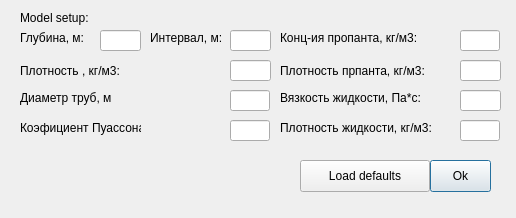
<?xml version="1.0" encoding="UTF-8"?>
<ui version="4.0">
 <class>Dialog</class>
 <widget class="QDialog" name="Dialog">
  <property name="geometry">
   <rect>
    <x>0</x>
    <y>0</y>
    <width>516</width>
    <height>218</height>
   </rect>
  </property>
  <property name="windowTitle">
   <string>Dialog</string>
  </property>
  <widget class="QLabel" name="label">
   <property name="geometry">
    <rect>
     <x>20</x>
     <y>10</y>
     <width>91</width>
     <height>16</height>
    </rect>
   </property>
   <property name="text">
    <string>Model setup:</string>
   </property>
  </widget>
  <widget class="QLineEdit" name="Lc">
   <property name="geometry">
    <rect>
     <x>100</x>
     <y>30</y>
     <width>41</width>
     <height>21</height>
    </rect>
   </property>
  </widget>
  <widget class="QLabel" name="label_2">
   <property name="geometry">
    <rect>
     <x>20</x>
     <y>30</y>
     <width>91</width>
     <height>16</height>
    </rect>
   </property>
   <property name="text">
    <string>Глубина, м:</string>
   </property>
  </widget>
  <widget class="QLabel" name="label_3">
   <property name="geometry">
    <rect>
     <x>20</x>
     <y>60</y>
     <width>131</width>
     <height>21</height>
    </rect>
   </property>
   <property name="text">
    <string>Плотность , кг/м3: </string>
   </property>
  </widget>
  <widget class="QLineEdit" name="ro">
   <property name="geometry">
    <rect>
     <x>230</x>
     <y>60</y>
     <width>41</width>
     <height>21</height>
    </rect>
   </property>
  </widget>
  <widget class="QLabel" name="label_4">
   <property name="geometry">
    <rect>
     <x>20</x>
     <y>90</y>
     <width>91</width>
     <height>16</height>
    </rect>
   </property>
   <property name="text">
    <string>Диаметр труб, м:</string>
   </property>
  </widget>
  <widget class="QLineEdit" name="d">
   <property name="geometry">
    <rect>
     <x>230</x>
     <y>90</y>
     <width>40</width>
     <height>21</height>
    </rect>
   </property>
  </widget>
  <widget class="QLineEdit" name="n">
   <property name="geometry">
    <rect>
     <x>230</x>
     <y>120</y>
     <width>40</width>
     <height>21</height>
    </rect>
   </property>
  </widget>
  <widget class="QLabel" name="label_5">
   <property name="geometry">
    <rect>
     <x>20</x>
     <y>120</y>
     <width>121</width>
     <height>16</height>
    </rect>
   </property>
   <property name="text">
    <string>Коэфициент Пуассона:</string>
   </property>
  </widget>
  <widget class="QLineEdit" name="C_p">
   <property name="geometry">
    <rect>
     <x>460</x>
     <y>30</y>
     <width>40</width>
     <height>21</height>
    </rect>
   </property>
  </widget>
  <widget class="QPushButton" name="btnOk">
   <property name="geometry">
    <rect>
     <x>430</x>
     <y>160</y>
     <width>61</width>
     <height>32</height>
    </rect>
   </property>
   <property name="text">
    <string>Ok</string>
   </property>
  </widget>
  <widget class="QLineEdit" name="ro_g">
   <property name="geometry">
    <rect>
     <x>460</x>
     <y>120</y>
     <width>40</width>
     <height>21</height>
    </rect>
   </property>
  </widget>
  <widget class="QLineEdit" name="ro_p">
   <property name="geometry">
    <rect>
     <x>460</x>
     <y>60</y>
     <width>41</width>
     <height>21</height>
    </rect>
   </property>
  </widget>
  <widget class="QLineEdit" name="mu_g">
   <property name="geometry">
    <rect>
     <x>460</x>
     <y>90</y>
     <width>41</width>
     <height>21</height>
    </rect>
   </property>
  </widget>
  <widget class="QLabel" name="label_6">
   <property name="geometry">
    <rect>
     <x>280</x>
     <y>90</y>
     <width>171</width>
     <height>16</height>
    </rect>
   </property>
   <property name="text">
    <string>Вязкость жидкости, Па*с:</string>
   </property>
  </widget>
  <widget class="QLabel" name="label_7">
   <property name="geometry">
    <rect>
     <x>280</x>
     <y>30</y>
     <width>171</width>
     <height>16</height>
    </rect>
   </property>
   <property name="text">
    <string>Конц-ия пропанта, кг/м3:</string>
   </property>
  </widget>
  <widget class="QLabel" name="label_8">
   <property name="geometry">
    <rect>
     <x>280</x>
     <y>60</y>
     <width>171</width>
     <height>21</height>
    </rect>
   </property>
   <property name="text">
    <string>Плотность прпанта, кг/м3: </string>
   </property>
  </widget>
  <widget class="QLabel" name="label_9">
   <property name="geometry">
    <rect>
     <x>280</x>
     <y>120</y>
     <width>171</width>
     <height>16</height>
    </rect>
   </property>
   <property name="text">
    <string>Плотность жидкости, кг/м3: </string>
   </property>
  </widget>
  <widget class="QPushButton" name="btnLoadDef">
   <property name="geometry">
    <rect>
     <x>300</x>
     <y>160</y>
     <width>130</width>
     <height>32</height>
    </rect>
   </property>
   <property name="text">
    <string>Load defaults</string>
   </property>
  </widget>
  <widget class="QLineEdit" name="h">
   <property name="geometry">
    <rect>
     <x>230</x>
     <y>30</y>
     <width>41</width>
     <height>21</height>
    </rect>
   </property>
  </widget>
  <widget class="QLabel" name="label_10">
   <property name="geometry">
    <rect>
     <x>150</x>
     <y>30</y>
     <width>91</width>
     <height>16</height>
    </rect>
   </property>
   <property name="text">
    <string>Интервал, м:</string>
   </property>
  </widget>
 </widget>
 <resources/>
 <connections/>
</ui>
